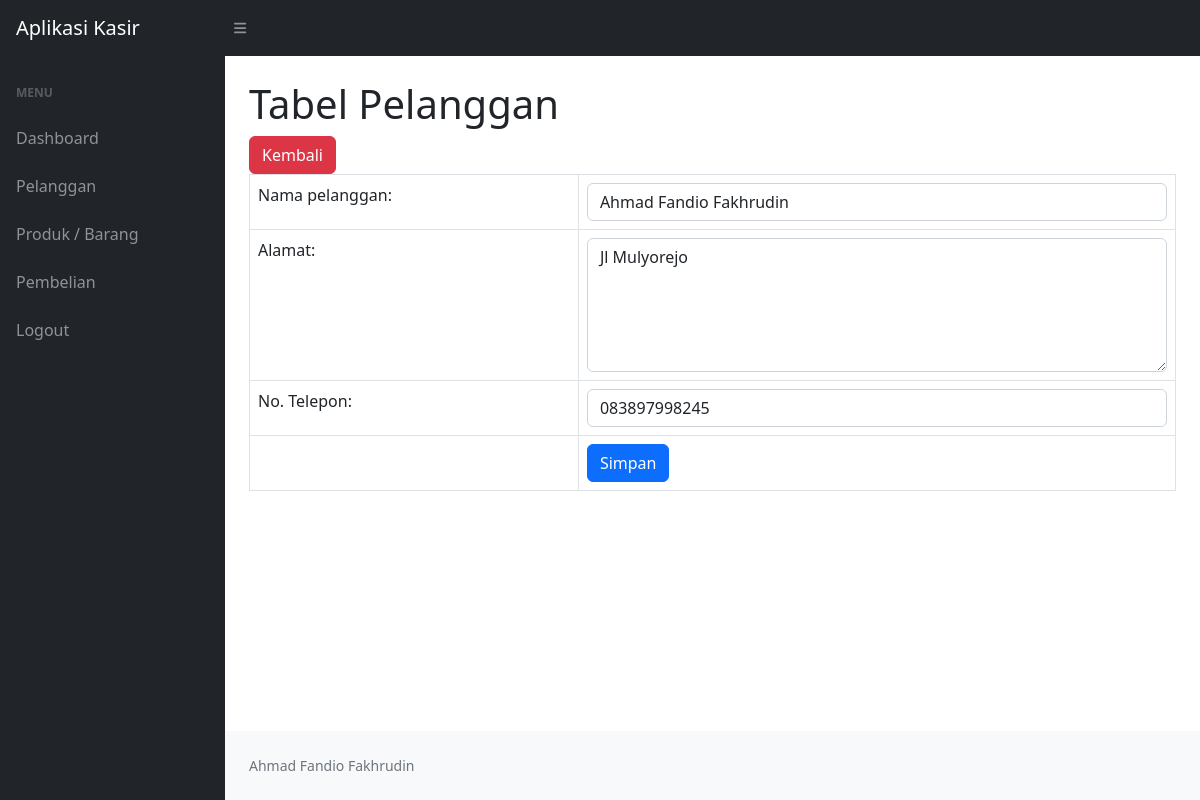
/ukk_kasir_fandio/edit_pelanggan.php?id_pelanggan=3 (signed in), run on the app's committed database.
### tables this page shows
CREATE TABLE `pelanggan` (
  `id_pelanggan` int(11) NOT NULL,
  `nama_pelanggan` varchar(255) NOT NULL,
  `alamat` text NOT NULL,
  `nomor_telepon` varchar(255) NOT NULL
);

### ukk_kasir_fandio/edit_pelanggan.php (the view, shortened to what this page needs)
<!DOCTYPE html>
<html lang="en">
    <head>
        <link href="https://cdn.jsdelivr.net/npm/simple-datatables@7.1.2/dist/style.min.css" rel="stylesheet" />
        <link href="css/styles.css" rel="stylesheet" />
    </head>
    <body class="sb-nav-fixed">
        <nav class="sb-topnav navbar navbar-expand navbar-dark bg-dark">
            <a class="navbar-brand ps-3" href="index.php">Aplikasi Kasir</a>
            <button class="btn btn-link btn-sm order-1 order-lg-0 me-4 me-lg-0" id="sidebarToggle" href="#!"><i class="fas fa-bars"></i></button>
        </nav>
        <div id="layoutSidenav">
            <div id="layoutSidenav_nav">
                <nav class="sb-sidenav accordion sb-sidenav-dark" id="sidenavAccordion">
                <div class="sb-sidenav-menu">
                        <div class="nav">
                            <div class="sb-sidenav-menu-heading">Menu</div>
                            <a class="nav-link" href="index.php">
                                Dashboard
                            </a>
                            <a class="nav-link" href="pelanggan.php">
                                Pelanggan
                            </a>
                            <a class="nav-link" href="produk.php">
                                Produk / Barang
                            </a>
                            <a class="nav-link" href="pembelian.php">
                                Pembelian
                            </a>
                            <a class="nav-link" href="logout.php">
                                Logout
                            </a>
                        </div>
                    </div>
                </nav>
            </div>
            <div id="layoutSidenav_content">
                <main>
                    <div class="container-fluid px-4">
                        <h1 class="mt-4">Tabel Pelanggan</h1>
                        <a class="btn btn-danger" href="pelanggan.php">Kembali</a>
                        <form method="POST">
                        <?php
                        include "koneksi.php";
                        $id_pelanggan = $_GET['id_pelanggan'];
                        $data = mysqli_query($koneksi, "SELECT * FROM pelanggan where id_pelanggan='$id_pelanggan'");
                        while ($d = mysqli_fetch_array($data)){
                        ?>
                            <table class="table table-bordered">
                                <tr>
                                    <td>Nama pelanggan:</td>
                                    <td><input class="form-control" type="text" name="nama_pelanggan" value="<?php echo $d['nama_pelanggan'];?>" required></td>
                                </tr>
                                <tr>
                                    <td>Alamat:</td>
                                    <td><textarea name="alamat" rows="5" class="form-control"required><?php echo $d['alamat'];?></textarea></td>
                                </tr>
                                <tr>
                                    <td>No. Telepon:</td>
                                    <td><input class="form-control" type="number" name="nomor_telepon" value="<?php echo $d['nomor_telepon'];?>" required></td>
                                </tr>
                                <tr>
                                    <td></td>
                                    <td>
                                        <button type="submit" class="btn btn-primary">Simpan</button>
                                    </td>
                                </tr>
                            </table>
                            <?php
                        }
                            ?>
                        </form>
                    </div>
                </main>
                <footer class="py-4 bg-light mt-auto">
                    <div class="container-fluid px-4">
                        <div class="d-flex align-items-center justify-content-between small">
                            <div class="text-muted">Ahmad Fandio Fakhrudin</div>
                        </div>
                    </div>
                </footer>
            </div>
        </div>
    </body>
</html>

### data on the page
pelanggan: nama_pelanggan "Ahmad Fandio Fakhrudin", alamat "Jl Mulyorejo", nomor_telepon "083897998245"
